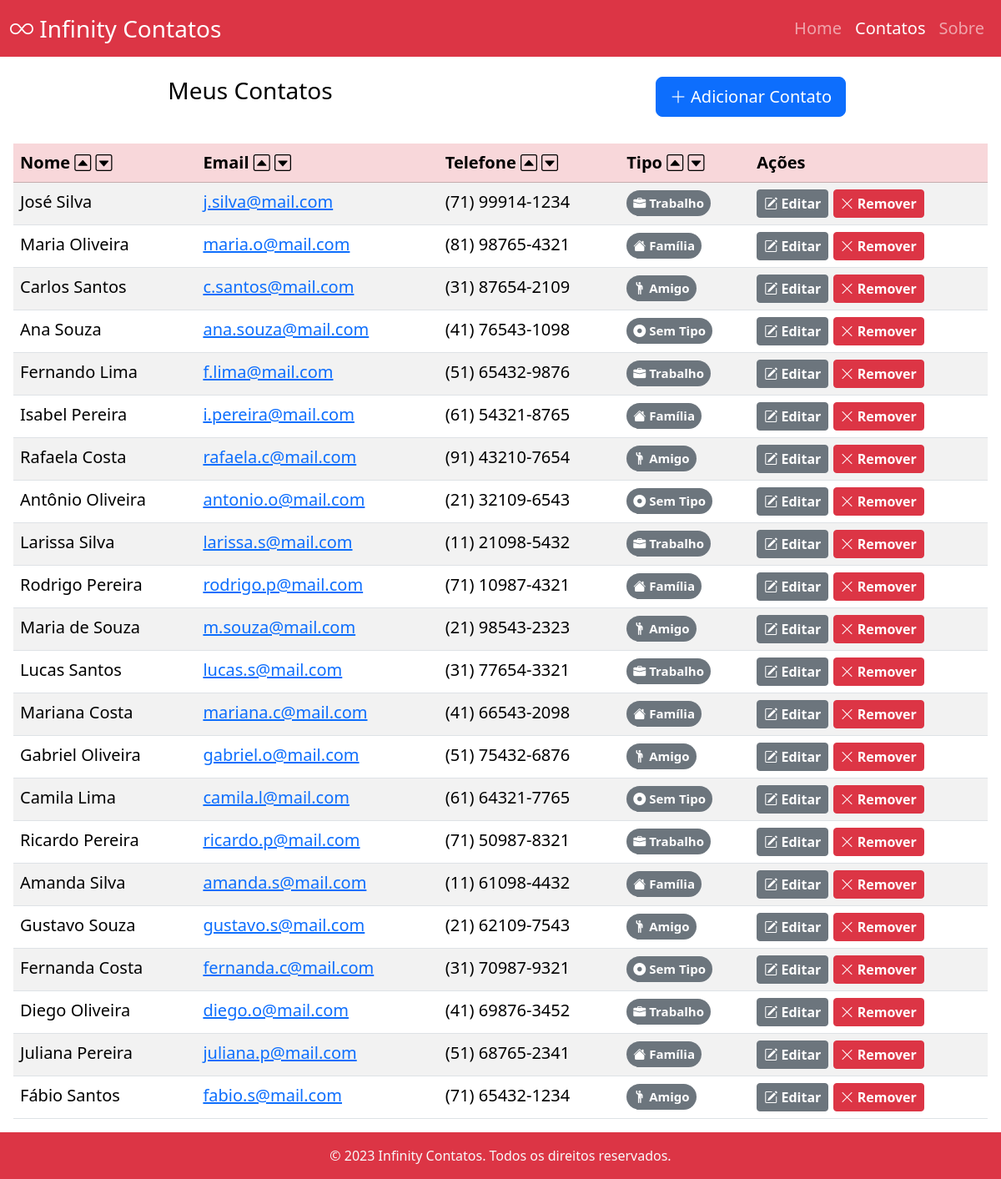
/contatos, run on the app's committed database.
### tables this page shows
CREATE TABLE contato (nome TEXT, email TEXT PRIMARY KEY, telefone TEXT, tipo TEXT);

### contatos.py (the view)
@app.route('/contatos', methods=['GET'])
def mostrar_contatos():
    tipo = request.args.get('tipo', "")
    ordem = request.args.get('ordem', "")
    desc = request.args.get('desc', "")
    email_editado = request.args.get('email_editado', "")
    if tipo:
        if tipo == 'Todos':
            tipo = ''
        session['tipo'] = tipo
    else:
        tipo = session.get('tipo')
    if ordem:
        session['ordem'] = ordem
    else:
        ordem = session.get('ordem')
    if desc and desc.lower() == 'true':
        desc = True
        session['desc'] = True
    elif desc and desc.lower() == 'false':
        desc = False
        session['desc'] = False
    else:
        desc = session.get('desc')
    contatos = repoContato.filtrar_ordenar_contatos(tipo, ordem, desc)
    return render_template('contatos.jinja', contatos=contatos,
        email_editado=email_editado)

### repositorio.py (called while the page is built)
    @staticmethod
    def dicionario_contato(tupla_dados: tuple) -> dict:
        nome, email, telefone, tipo = tupla_dados
        return {'nome': nome, 'email': email,
            'telefone': telefone, 'tipo': tipo}

    def abrir_conexao(self) -> None:
        self.connection = sqlite3.connect(self.nome_db)
        self.cursor = self.connection.cursor()

    def fechar_conexao(self) -> None:
        self.cursor.close()
        self.connection.close()
        self.connection = None
        self.cursor = None

### templates/contatos.jinja (shortened to what this page needs)
{% extends "base.jinja" %}
{% macro badge(icone, texto) %}
    <span class="badge rounded-pill bg-secondary p-2">
        <i class="bi-{{icone}}"></i> {{texto}}
    </span>
{% endmacro %}
{% block main %}
    <div class="container-fluid">
        <div class="row mt-4 text-nowrap">
            <div class="col mb-3 d-flex justify-content-center">
                <h1 class="fs-3 m-0"><a href="{{url_for('mostrar_contatos', tipo='Todos')}}" class="text-decoration-none text-black">Meus Contatos</a></h1>
            </div>
            <div class="col mb-3 d-flex justify-content-center">
                <button type="button" class="btn btn-primary btn-lg fs-5" data-bs-toggle="modal" data-bs-target="#modal-adicionar"><i class="bi-plus-lg"></i> Adicionar Contato</button>
            </div>
        </div>
        <div class="row mt-3">
            <div class="col table-responsive px-3">
                <form>
                    <table class="table table-striped text-nowrap fs-5">
                        <thead>
                            <tr class="table-danger">
                                {% for texto in ('nome', 'email', 'telefone', 'tipo')%}
                                <th>
                                    <a href="{{url_for('mostrar_contatos')}}" class="text-decoration-none text-black">{{texto.capitalize()}}</a>
                                    <a href="{{url_for('mostrar_contatos', ordem=texto, desc='false')}}"><i class="bi bi-caret-up-square text-black"></i></a>
                                    <a href="{{url_for('mostrar_contatos', ordem=texto, desc='true')}}"><i class="bi bi-caret-down-square text-black"></i></a>
                                </th>
                                {% endfor %}
                                <th>Ações</th>
                            </tr>
                        </thead>
                        <tbody>
                            {% for contato in contatos %}
                                {% if email_editado == contato.email %}
                                <tr>
                                    <td><input type="text" class="form-control" id="nome-contato" placeholder="Nome" name="nome" value="{{contato.nome}}" required></td>
                                    <td><input type="email" class="form-control" id="email-contato" placeholder="E-mail" value="{{contato.email}}" name="email" required></td>
                                    <td><input type="tel" class="form-control" id="tel-contato" placeholder="Telefone" value="{{contato.telefone}}" name="telefone" required></td>
                                    <td>
                                        <select class="form-select" id="tipo-contato" name="tipo" required>
                                            <option value="">Selecionar</option>
                                            {% for tipo in ("Trabalho", "Família", "Amigo", "Sem Tipo")%}
                                                <option value="{{tipo}}" {{"selected" if tipo == contato.tipo else ""}}>{{tipo}}</option>
                                            {% endfor %}
                                        </select>
                                    </td>
                                    <td>
                                        <button type="submit" formmethod="post" formaction="{{url_for('salvar_edicao')}}" class="btn btn-success btn-sm fs-6 fw-bold"><i class="bi-check-square"></i> Salvar</button>
                                        <button type="submit" formmethod="post" formaction="{{url_for('remover_contato', email=contato.email)}}" class="btn btn-danger btn-sm fs-6 fw-bold"><i class="bi-x-lg"></i> Remover</button>
                                    </td>
                                </tr>
                                {% else %}
                                <tr>
                                    <td>{{contato.nome}}</td>
                                    <td>{{contato.email | urlize}}</td>
                                    <td>{{contato.telefone}}</td>
                                    <td>
                                        <a href="{{url_for('mostrar_contatos', tipo=contato.tipo)}}">
                                        {% if contato.tipo == "Sem Tipo" %}
                                            {{badge("record-circle-fill", "Sem Tipo")}}
                                        {% elif contato.tipo == "Trabalho" %}
                                            {{badge("briefcase-fill", "Trabalho")}}
                                        {% elif contato.tipo == "Família" %}
                                            {{badge("house-fill", "Família")}}
                                        {% elif contato.tipo == "Amigo" %}
                                            {{badge("person-raised-hand", "Amigo")}}
                                        {% else %}
                                            {{badge("question-circle-fill", contato.tipo)}}
                                        {% endif %}
                                        </a>
                                    </td>
                                    <td>
                                        <button type="submit" formmethod="post" formaction="{{url_for('editar_contato', email=contato.email)}}" class="btn btn-secondary btn-sm fs-6 fw-bold"><i class="bi-pencil-square"></i> Editar</button>
                                        <button type="submit" formmethod="post" formaction="{{url_for('remover_contato', email=contato.email)}}" class="btn btn-danger btn-sm fs-6 fw-bold"><i class="bi-x-lg"></i> Remover</button>
                                    </td>
                                </tr>
                                {% endif %}
                            {% endfor %}
                        </tbody>
                    </table>
                </form>
            </div>
        </div>
    </div>
{% endblock  %}

### templates/base.jinja (shortened to what this page needs)
<!DOCTYPE html>
<html lang="pt-BR">
<head>
    <link href="https://cdn.jsdelivr.net/npm/bootstrap@5.3.2/dist/css/bootstrap.min.css" rel="stylesheet">
    <link rel="stylesheet" href="https://cdn.jsdelivr.net/npm/bootstrap-icons@1.11.1/font/bootstrap-icons.css">
</head>
<body>
    <div class="container-fluid p-0 d-flex flex-column vh-100 justify-content-between">
        <div>
            <header class="sticky-top">
                <nav class="navbar navbar-expand-md bg-danger" data-bs-theme="dark">
                    <div class="container-fluid">
                        <a class="navbar-brand fs-3" href="#"><i class="bi-infinity"></i> Infinity Contatos</a>
                        <div class="collapse navbar-collapse fs-5 justify-content-end" id="navbarNav">
                            <ul class="navbar-nav">
                                <li class="nav-item">
                                    <a class="nav-link" href="#">Home</a>
                                </li>
                                <li class="nav-item">
                                    <a class="nav-link active" href="{{url_for('mostrar_contatos', tipo='Todos')}}">Contatos</a>
                                </li>
                                <li class="nav-item">
                                    <a class="nav-link" href="#">Sobre</a>
                                </li>
                            </ul>
                        </div>
                    </div>
                </nav>
            </header>
            <main>
                {% block main %}
                {% endblock %}
            </main>
        </div>
        <footer
            class="position-sticky bottom-0 container-fluid bg-danger text-light py-3 d-flex justify-content-center gap-1 flex-wrap">
            <span class="text-nowrap">© 2023 Infinity Contatos.</span><span class="text-nowrap">Todos os direitos reservados.</span>
        </footer>
    </div>
</body>
</html>

### data on the page
contato: nome "José Silva", email "j.silva@mail.com", telefone "(71) 99914-1234", tipo "Trabalho"
contato: nome "Maria Oliveira", email "maria.o@mail.com", telefone "(81) 98765-4321", tipo "Família"
contato: nome "Carlos Santos", email "c.santos@mail.com", telefone "(31) 87654-2109", tipo "Amigo"
contato: nome "Ana Souza", email "ana.souza@mail.com", telefone "(41) 76543-1098", tipo "Sem Tipo"
contato: nome "Fernando Lima", email "f.lima@mail.com", telefone "(51) 65432-9876", tipo "Trabalho"
contato: nome "Isabel Pereira", email "i.pereira@mail.com", telefone "(61) 54321-8765", tipo "Família"
contato: nome "Rafaela Costa", email "rafaela.c@mail.com", telefone "(91) 43210-7654", tipo "Amigo"
contato: nome "Antônio Oliveira", email "antonio.o@mail.com", telefone "(21) 32109-6543", tipo "Sem Tipo"
contato: nome "Larissa Silva", email "larissa.s@mail.com", telefone "(11) 21098-5432", tipo "Trabalho"
contato: nome "Rodrigo Pereira", email "rodrigo.p@mail.com", telefone "(71) 10987-4321", tipo "Família"
contato: nome "Maria de Souza", email "m.souza@mail.com", telefone "(21) 98543-2323", tipo "Amigo"
contato: nome "Lucas Santos", email "lucas.s@mail.com", telefone "(31) 77654-3321", tipo "Trabalho"
contato: nome "Mariana Costa", email "mariana.c@mail.com", telefone "(41) 66543-2098", tipo "Família"
contato: nome "Gabriel Oliveira", email "gabriel.o@mail.com", telefone "(51) 75432-6876", tipo "Amigo"
contato: nome "Camila Lima", email "camila.l@mail.com", telefone "(61) 64321-7765", tipo "Sem Tipo"
contato: nome "Ricardo Pereira", email "ricardo.p@mail.com", telefone "(71) 50987-8321", tipo "Trabalho"
contato: nome "Amanda Silva", email "amanda.s@mail.com", telefone "(11) 61098-4432", tipo "Família"
contato: nome "Gustavo Souza", email "gustavo.s@mail.com", telefone "(21) 62109-7543", tipo "Amigo"
contato: nome "Fernanda Costa", email "fernanda.c@mail.com", telefone "(31) 70987-9321", tipo "Sem Tipo"
contato: nome "Diego Oliveira", email "diego.o@mail.com", telefone "(41) 69876-3452", tipo "Trabalho"
contato: nome "Juliana Pereira", email "juliana.p@mail.com", telefone "(51) 68765-2341", tipo "Família"
contato: nome "Fábio Santos", email "fabio.s@mail.com", telefone "(71) 65432-1234", tipo "Amigo"

### other printed values
{{ texto.capitalize() }} "Nome" "Email" "Telefone" "Tipo"
